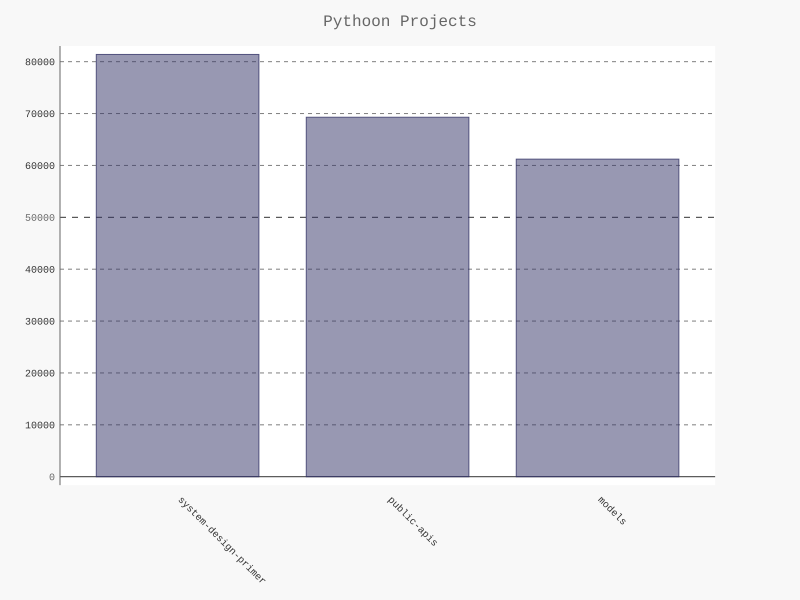

Source code (Python):
import pygal
from pygal.style import LightColorizedStyle as LCS, LightenStyle as LS

my_style = LS('#333366', base_style=LCS)
chart = pygal.Bar(style=my_style, x_label_rotation=45, show_legend=False)

chart.title = 'Pythoon Projects'
chart.x_labels = ['system-design-primer', 'public-apis', 'models']

plot_dicts = [
    {'value': 81393, 'label': 'Description of system-design-primer.'},
    {'value': 69289, 'label': 'Description of public-apis.'},
    {'value': 61214, 'label': 'Description of models.'},
]
chart.add('', plot_dicts)
chart.render_to_file('bar_descriptions.svg')
